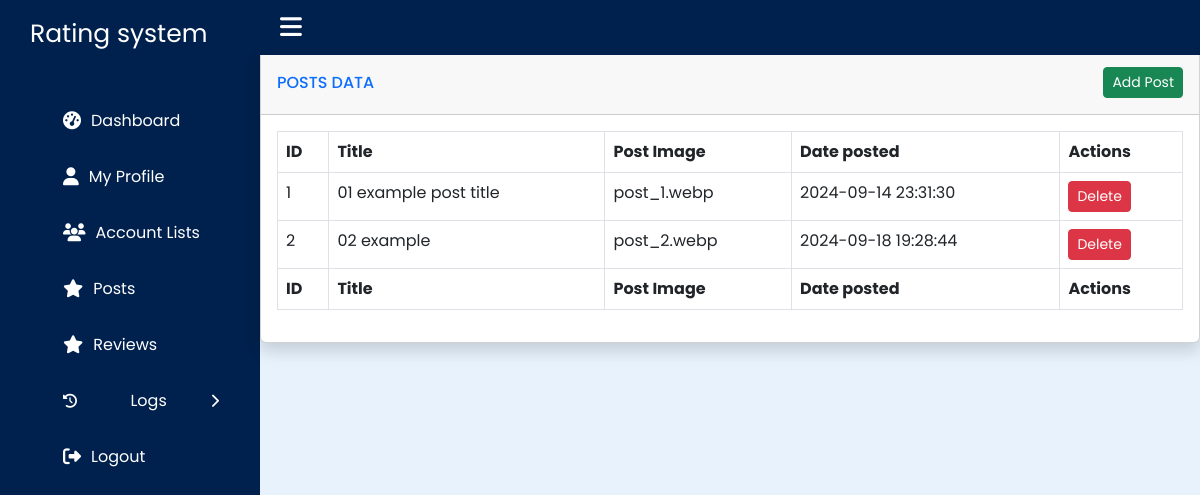
The page /admin/posts.php on the database its author committed.
### tables this page shows
CREATE TABLE `rating_posts` (
  `id` int(11) NOT NULL,
  `title` varchar(100) NOT NULL,
  `image` varchar(50) NOT NULL,
  `date_added` datetime NOT NULL DEFAULT current_timestamp()
);

### admin/posts.php (the view, shortened to what this page needs)
<?php
include '../components/connection.php';
$posts = $connForPosts->query("SELECT * FROM `rating_posts`")->fetchAll(PDO::FETCH_ASSOC);
?>
<!DOCTYPE html>
<html lang="en">
<head>
    <link rel="stylesheet" href="https://cdnjs.cloudflare.com/ajax/libs/twitter-bootstrap/5.3.0/css/bootstrap.min.css">
    <link rel="stylesheet" href="https://cdn.datatables.net/2.1.5/css/dataTables.bootstrap5.css">
    <link rel="stylesheet" href="../css/admin.css">
    <link rel="stylesheet" href="https://cdnjs.cloudflare.com/ajax/libs/font-awesome/6.6.0/css/all.min.css" />
    <link rel="stylesheet" href="https://cdn.jsdelivr.net/npm/sweetalert2@11/dist/sweetalert2.min.css">
</head>
<?php include 'sidebar.php'; ?>
<main class="main">
    <div class="card shadow mb-4">
        <div class="card-header py-3 d-flex justify-content-between align-items-center">
            <h6 class="m-0 font-weight-bold text-primary">POSTS DATA</h6>
            <button type="button" class="btn btn-success btn-sm" data-bs-toggle="modal" data-bs-target="#addPostModal">Add Post</button>
        </div>
        <div class="card-body">
            <div class="table-responsive">
                <table id="dataTable" class="table table-bordered" style="width:100%">
                    <thead>
                        <tr>
                            <th>ID</th>
                            <th>Title</th>
                            <th>Post Image</th>
                            <th>Date posted</th>
                            <th>Actions</th>
                        </tr>
                    </thead>
                    <tbody>
                        <?php
                            $count = 1;
                            foreach ($posts as $post):
                        ?>
                        <tr>
                            <td><?php echo $count++; ?></td>
                            <td><?php echo ($post['title']); ?></td>
                            <td><?php echo ($post['image']); ?></td>
                            <td><?php echo ($post['date_added']); ?></td>
                            <td>
                                <form method="POST" action="" class="delete-form">
                                    <button type="button" class="btn btn-danger btn-sm delete-btn">Delete</button>
                                </form>
                            </td>
                        </tr>
                        <?php endforeach; ?>
                    </tbody>
                    <tfoot>
                        <tr>
                            <th>ID</th>
                            <th>Title</th>
                            <th>Post Image</th>
                            <th>Date posted</th>
                            <th>Actions</th>
                        </tr>
                    </tfoot>
                </table>
            </div>
        </div>
    </div>
</main>
</body>
</html>

### css/admin.css (style rules this page uses)
* { margin: 0; padding: 0; box-sizing: border-box; font-family: "Poppins", sans-serif; }
.navbar, .main { left: 260px; width: calc(100% - 260px); transition: all 0.5s ease; z-index: 1000; }
.main { position: relative; height: 100vh; z-index: 100; background: #e7f2fd; top: 50px; }

### rows shown on the page
rating_posts: title "01 example post title", image "post_1.webp", date_added "2024-09-14 23:31:30"
rating_posts: title "02 example", image "post_2.webp", date_added "2024-09-18 19:28:44"
